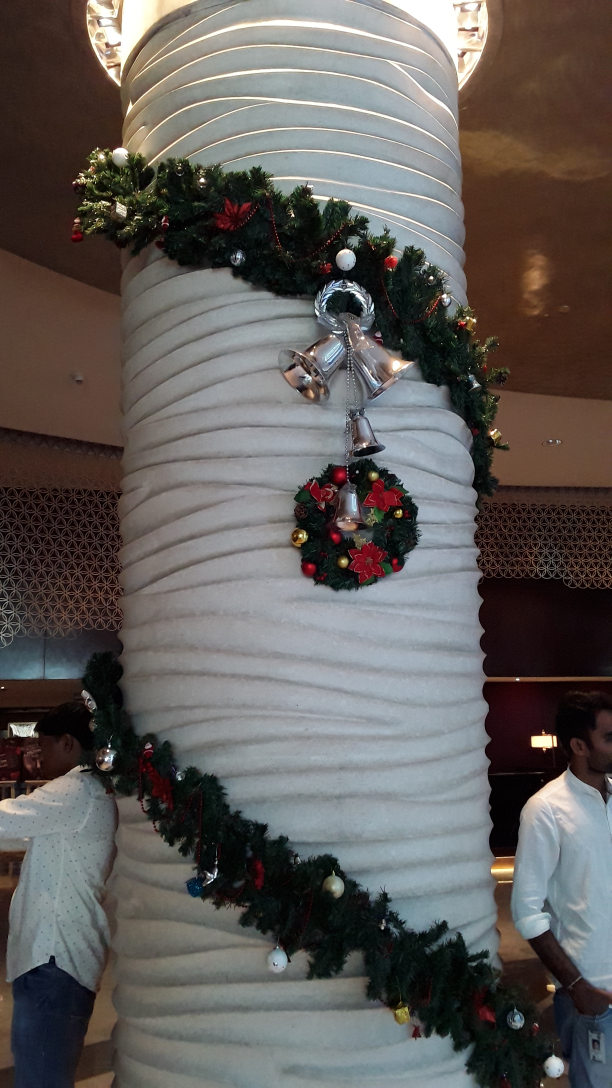
#> input picture Trackbar/ch.jpg, 1836 x 3264 px, found by its file name (shown at 1/3 size)
$ python trackbar_threshold.py
#> lines starting #> are read from the running program, lines starting #| are printed output that depends on the picture
import cv2
import numpy as np

def nothing(x):
    pass

img = cv2.imread('C:/Users/selwyn77/Desktop/Stack/ch.jpg', 0)
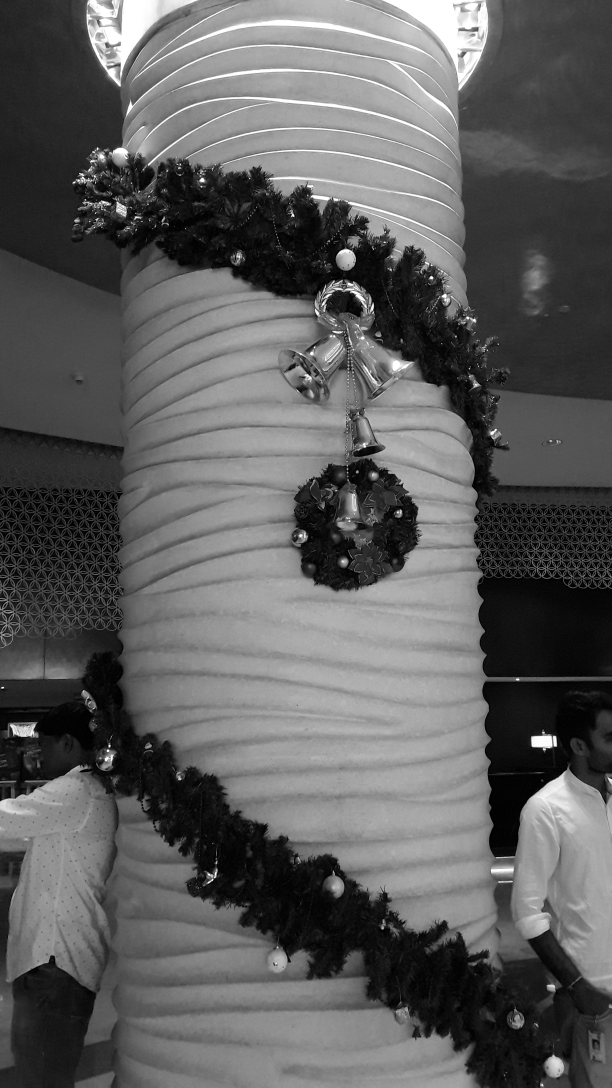
#> img: shape (3264, 1836) (shown at 1/3 size); min 0, max 255, mean 93.5
# Create a black image, a window
#img = np.zeros((300,512,3), np.uint8)
cv2.namedWindow('thresh1')

# create trackbars for color change
cv2.createTrackbar('R','thresh1', 0, 255, nothing)
# [6 lines of commented-out code are left out]

while(1):
#    cv2.imshow('image',img)
    k = cv2.waitKey(1) & 0xFF
#> (key Esc is pressed here)
    if k == 27:
        break

    # get current positions of four trackbars
    r = cv2.getTrackbarPos('R','thresh1')
#    g = cv2.getTrackbarPos('G','image')
#    b = cv2.getTrackbarPos('B','image')
#    s = cv2.getTrackbarPos(switch,'image')
    ret,thresh1 = cv2.threshold(img, r, 255,cv2.THRESH_BINARY_INV)
    cv2.imshow('thresh1', thresh1)
# [4 lines of commented-out code are left out]

cv2.destroyAllWindows()


import cv2
import numpy as np
from matplotlib import pyplot as plt

def nothing(x):
  pass

mode = True
cv2.namedWindow('Colorbars')
hh='Max'
hl='Min'
wnd = 'Colorbars'
cv2.createTrackbar("Max", "Colorbars",0,255,nothing)
cv2.createTrackbar("Min", "Colorbars",0,255,nothing)
img = cv2.imread('C:/Users/selwyn77/Desktop/Stack/trackbar/ch.jpg',0)
img = cv2.resize(img, (0,0), fx=0.15, fy=0.15)
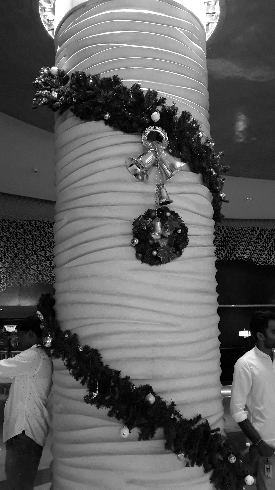
#> img: shape (490, 275); min 0, max 255, mean 93.5
# [7 lines of commented-out code are left out]
while(1):
   hul=cv2.getTrackbarPos("Max", "Colorbars")
   huh=cv2.getTrackbarPos("Min", "Colorbars")
   ret,thresh1 = cv2.threshold(img,hul,huh,cv2.THRESH_BINARY)
#> thresh1: shape (490, 275); every value is 0
#> ret = 0
   ret,thresh2 = cv2.threshold(img,hul,huh,cv2.THRESH_BINARY_INV)
   ret,thresh3 = cv2.threshold(img,hul,huh,cv2.THRESH_TRUNC)
   ret,thresh4 = cv2.threshold(img,hul,huh,cv2.THRESH_TOZERO)
   ret,thresh5 = cv2.threshold(img,hul,huh,cv2.THRESH_TOZERO_INV)
   # cv2.imshow(wnd)
   cv2.imshow("thresh1",thresh1)
   cv2.imshow("thresh2",thresh2)
   cv2.imshow("thresh3",thresh3)
   cv2.imshow("thresh4",thresh4)
   cv2.imshow("thresh5",thresh5)
   k = cv2.waitKey(1) & 0xFF
#> (key Esc is pressed here)
   if k == ord('m'):
     mode = not mode
   elif k == 27:
     break
cv2.destroyAllWindows()
